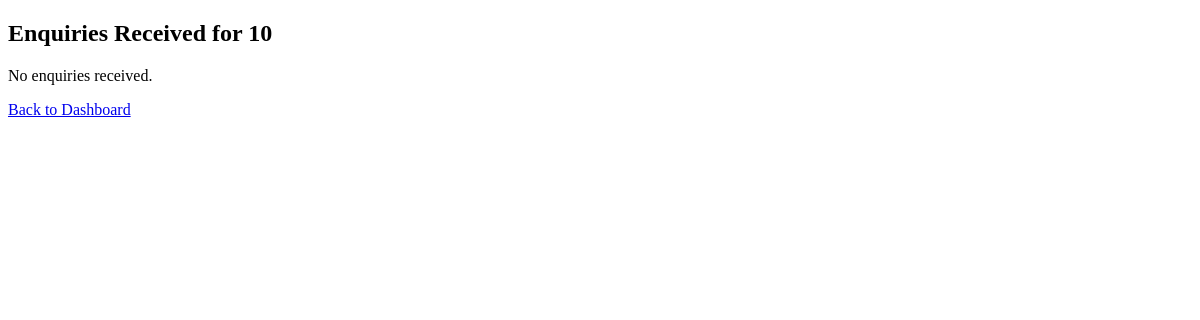
The page /station/enquiries/ (signed in) on the database as committed earlier.
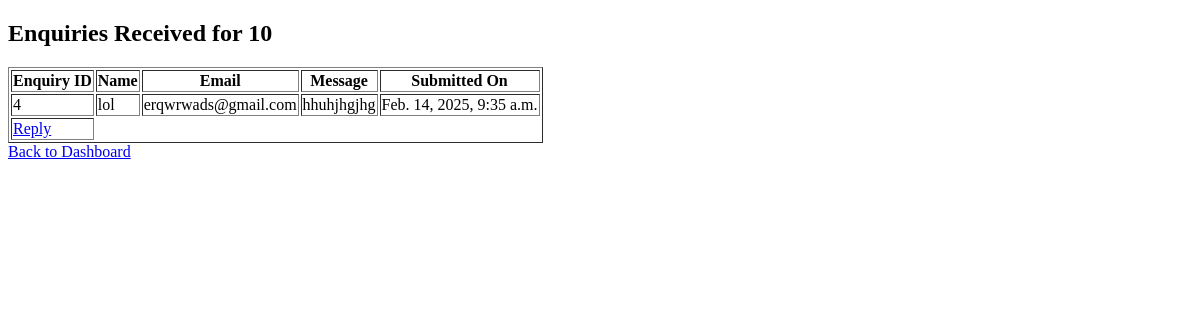
The same page on the database as committed later.
### Personapp/models.py (models this page shows, shortened)
class StationEnquiry(models.Model):
    station = models.ForeignKey(Station, on_delete=models.CASCADE)
    user = models.ForeignKey(Login, on_delete=models.SET_NULL, null=True, blank=True)
    name = models.CharField(max_length=100)
    email = models.EmailField()
    message = models.TextField()
    reply = models.TextField(blank=True, null=True)  # New field for station reply
    current_date= models.DateTimeField(auto_now_add=True)

### Personapp/views.py (the view)
# urls.py: path('station/enquiries/', views.station_enquiries_list, name='station_enquiries_list'),
def station_enquiries_list(request):
    station_id = request.session.get('station_id')
    if not station_id:
        messages.error(request, "Session expired. Please log in again.")
        return redirect('login')
    station = get_object_or_404(Station, loginid=station_id)
    enquiries = StationEnquiry.objects.filter(station=station)
    return render(request, 'station_enquiries_list.html', {'station': station, 'enquiries': enquiries})

### Personapp/templates/station_enquiries_list.html (shortened to what this page needs)
<!DOCTYPE html>
<html lang="en">
<head>
</head>
<body>
{% block content %}
<h2>Enquiries Received for {{ station.stationid }}</h2>
{% if enquiries %}
    <table border="1">
        <tr>
            <th>Enquiry ID</th>
            <th>Name</th>
            <th>Email</th>
            <th>Message</th>
            <th>Submitted On</th>
        </tr>
        {% for enquiry in enquiries %}
        <tr>
            <td>{{ enquiry.id }}</td>
            <td>{{ enquiry.name }}</td>
            <td>{{ enquiry.email }}</td>
            <td>{{ enquiry.message }}</td>
            <td>{{ enquiry.current_date }}</td>
        </tr>
        <td>
            {% if enquiry.reply %}
                <span class="text-success">Replied</span>
            {% else %}
                <a href="{% url 'station_enquiry_reply' enquiry.id %}" class="btn btn-primary">Reply</a>
            {% endif %}
        </td>
        {% endfor %}
    </table>
{% else %}
    <p>No enquiries received.</p>
{% endif %}
<a href="{% url 'stationhome' %}">Back to Dashboard</a>
{% endblock %}
</body>
</html>

Rows that differ between the two databases and show on the page:
added StationEnquiry: id "4", name "lol", email "erqwrwads@gmail.com", message "hhuhjhgjhg", current_date "Feb. 14, 2025, 9:35 a.m.", shows "Reply"
Other text that changed with them:
text no longer shown: "No enquiries received."
text now shown: "Enquiry ID Name Email Message Submitted On"
